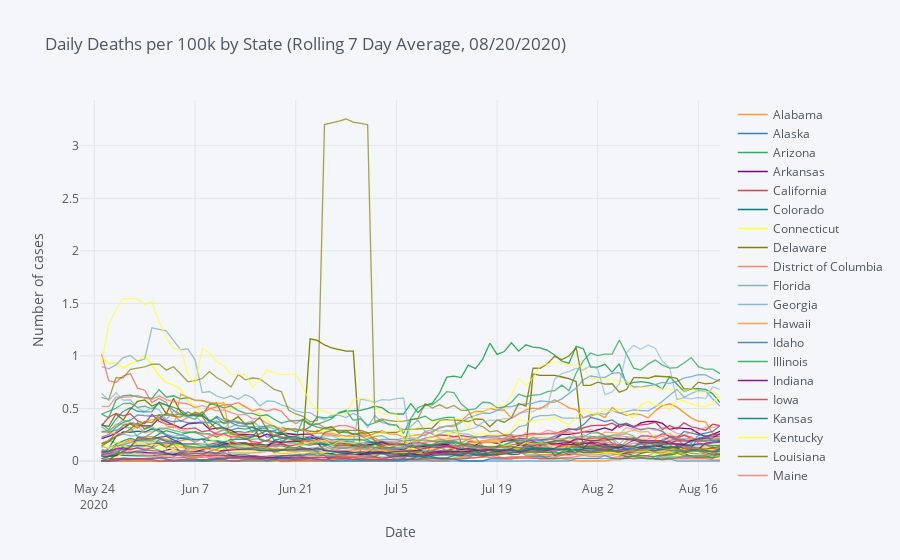

Notebook source saved alongside this figure:
### Code cell
window_size = 7
avg_deaths = normalized_deaths.rolling(window=window_size, min_periods=3).mean()
normalized_deaths_plot = avg_deaths.iplot(scale='log', yaxis_title='Number of cases', xaxis_title='Date',
              title='Daily Deaths per 100k by State (Rolling {} Day Average, {})'.format(window_size, today), asFigure = True)

normalized_deaths_plot
